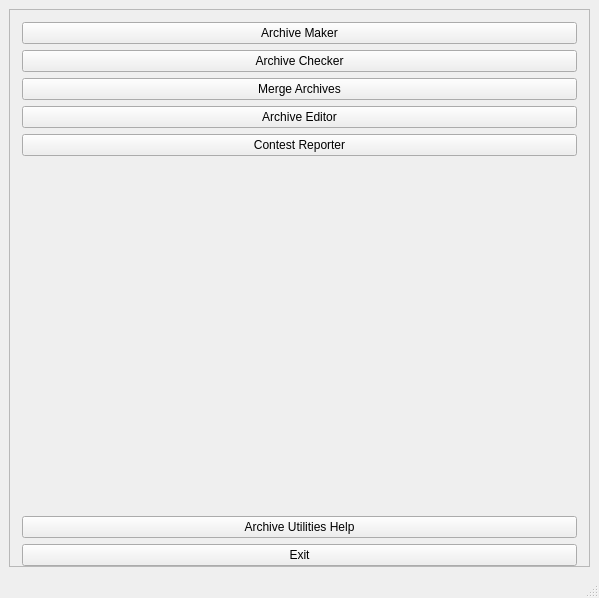
<?xml version="1.0" encoding="UTF-8"?>
<ui version="4.0">
 <class>MainWindow</class>
 <widget class="QMainWindow" name="MainWindow">
  <property name="geometry">
   <rect>
    <x>0</x>
    <y>0</y>
    <width>599</width>
    <height>598</height>
   </rect>
  </property>
  <property name="windowTitle">
   <string>Archive Utilities 3</string>
  </property>
  <widget class="QWidget" name="centralwidget">
   <layout class="QVBoxLayout" name="verticalLayout">
    <item>
     <widget class="QFrame" name="frame">
      <property name="frameShape">
       <enum>QFrame::StyledPanel</enum>
      </property>
      <property name="frameShadow">
       <enum>QFrame::Raised</enum>
      </property>
      <layout class="QVBoxLayout" name="verticalLayout_2">
       <property name="leftMargin">
        <number>12</number>
       </property>
       <property name="topMargin">
        <number>12</number>
       </property>
       <property name="rightMargin">
        <number>12</number>
       </property>
       <property name="bottomMargin">
        <number>0</number>
       </property>
       <item>
        <widget class="QPushButton" name="pushButtonArchiveMaker">
         <property name="text">
          <string>Archive Maker</string>
         </property>
        </widget>
       </item>
       <item>
        <widget class="QPushButton" name="pushButtonArchiveChecker">
         <property name="text">
          <string>Archive Checker</string>
         </property>
        </widget>
       </item>
       <item>
        <widget class="QPushButton" name="pushButtonMergeArchives">
         <property name="text">
          <string>Merge Archives</string>
         </property>
        </widget>
       </item>
       <item>
        <widget class="QPushButton" name="pushButtonArchiveEditor">
         <property name="text">
          <string>Archive Editor</string>
         </property>
        </widget>
       </item>
       <item>
        <widget class="QPushButton" name="pushButtonContestReporter">
         <property name="text">
          <string>Contest Reporter</string>
         </property>
        </widget>
       </item>
       <item>
        <spacer name="verticalSpacer">
         <property name="orientation">
          <enum>Qt::Vertical</enum>
         </property>
         <property name="sizeHint" stdset="0">
          <size>
           <width>20</width>
           <height>25</height>
          </size>
         </property>
        </spacer>
       </item>
       <item>
        <widget class="QPushButton" name="pushButtonHelp">
         <property name="text">
          <string>Archive Utilities Help</string>
         </property>
        </widget>
       </item>
       <item>
        <widget class="QPushButton" name="pushButtonExit">
         <property name="text">
          <string>Exit</string>
         </property>
        </widget>
       </item>
      </layout>
     </widget>
    </item>
   </layout>
  </widget>
  <widget class="QMenuBar" name="menubar">
   <property name="geometry">
    <rect>
     <x>0</x>
     <y>0</y>
     <width>599</width>
     <height>43</height>
    </rect>
   </property>
  </widget>
  <widget class="QStatusBar" name="statusbar"/>
 </widget>
 <resources/>
 <connections>
  <connection>
   <sender>pushButtonExit</sender>
   <signal>clicked()</signal>
   <receiver>MainWindow</receiver>
   <slot>close()</slot>
   <hints>
    <hint type="sourcelabel">
     <x>240</x>
     <y>510</y>
    </hint>
    <hint type="destinationlabel">
     <x>240</x>
     <y>298</y>
    </hint>
   </hints>
  </connection>
 </connections>
</ui>
